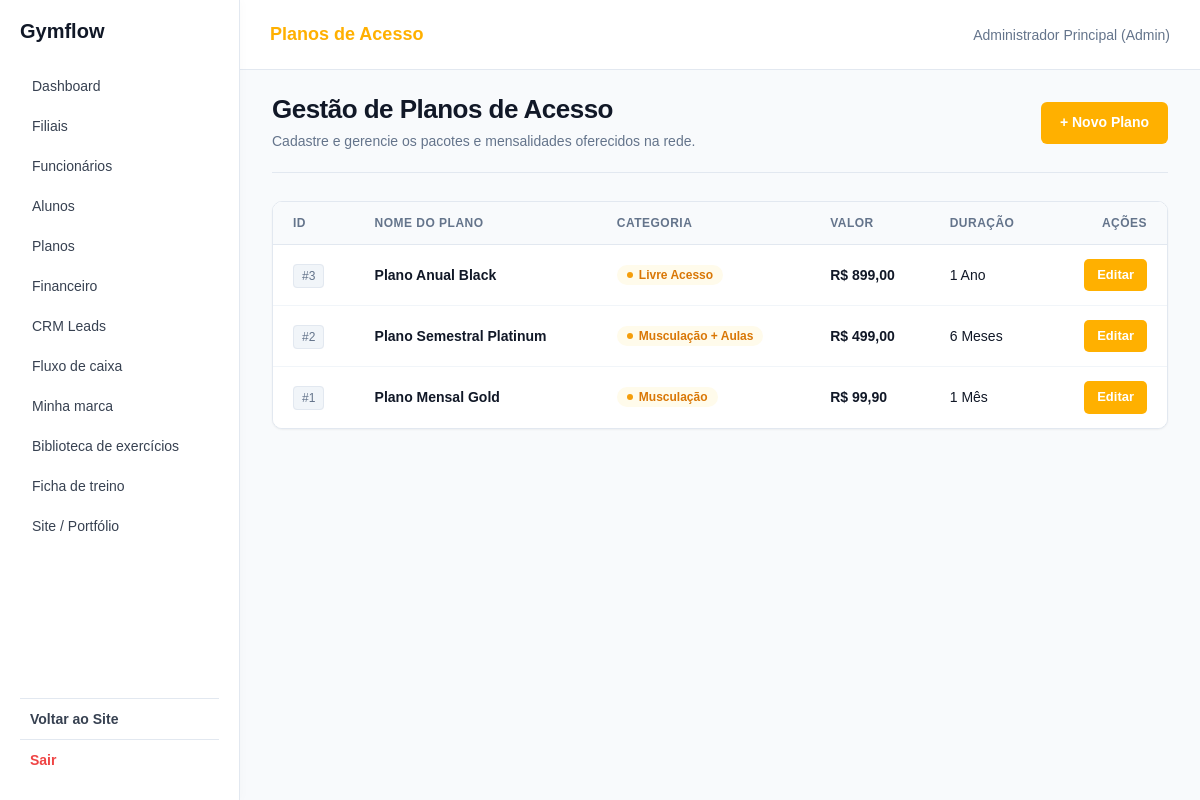
The app's page /app/controllers/PlanoController.php?acao=listar (signed in), older data.
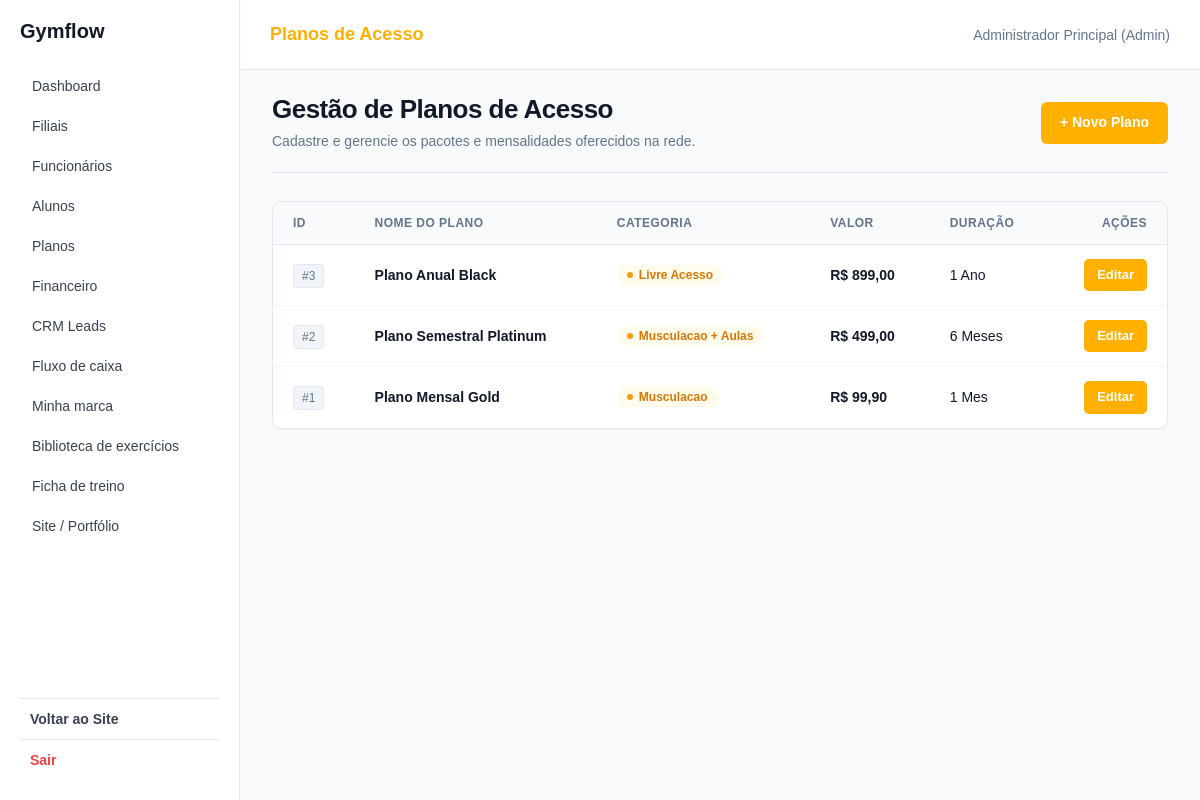
The same page, newer data.
### tables this page shows
CREATE TABLE planos (
    id INT AUTO_INCREMENT PRIMARY KEY,
    company_id INT NOT NULL,
    nome VARCHAR(100) NOT NULL,
    categoria VARCHAR(50) NOT NULL,
    valor NUMERIC(10, 2) NOT NULL CHECK (valor >= 0),
    duracao VARCHAR(20) NOT NULL,
    FOREIGN KEY (company_id) REFERENCES companies(id) ON DELETE CASCADE
);

### app/models/Plano.php (called while the page is built, shortened)
<?php
require_once __DIR__ . '/Database.php';
$operacao = $operacao ?? '';
if ($operacao === 'listar') {
    $stmt = $pdo->prepare("SELECT * FROM planos WHERE company_id = ? ORDER BY id DESC");
    $stmt->execute([$_SESSION['company_id'] ?? 0]);
    $planos = $stmt->fetchAll();
}
elseif ($operacao === 'buscar') {
    $stmt = $pdo->prepare("SELECT * FROM planos WHERE id = :id AND company_id = :company_id");
    $stmt->execute([':id' => $id, ':company_id' => $_SESSION['company_id'] ?? 0]);
    $plano = $stmt->fetch();
}

### app/views/planos/index.php (the view, shortened to what this page needs)
<?php
include __DIR__ . '/../shared/header.php';
include __DIR__ . '/../shared/sidebar.php';
?>
<link rel="stylesheet" href="<?= BASE_URL ?>/assets/css/jorge-financeiro.css">
<main class="conteudo financeiro-page">
    <div class="fin-page-header">
        <div class="fin-header-info">
            <h1>Gestão de Planos de Acesso</h1>
            <p>Cadastre e gerencie os pacotes e mensalidades oferecidos na rede.</p>
        </div>
        <div class="fin-header-actions">
            <a href="<?= BASE_URL ?>/app/controllers/PlanoController.php?acao=cadastrar" class="fin-btn fin-btn-primary">
                + Novo Plano
            </a>
        </div>
    </div>
    <section class="fin-table-card">
        <div class="fin-table-responsive">
            <table class="fin-table">
                <thead>
                    <tr>
                        <th>ID</th>
                        <th>Nome do Plano</th>
                        <th>Categoria</th>
                        <th>Valor</th>
                        <th>Duração</th>
                        <th style="text-align: right;">Ações</th>
                    </tr>
                </thead>
                <tbody>
                    <?php if (count($planos) == 0): ?>
                        <tr>
                            <td colspan="6" style="text-align: center; padding: 32px; color: var(--fin-text-muted);">Nenhum plano cadastrado no sistema.</td>
                        </tr>
                    <?php else: ?>
                        <?php foreach ($planos as $plano): ?>
                            <tr>
                                <td><span class="fin-badge-categoria">#<?= htmlspecialchars($plano['id']); ?></span></td>
                                <td><strong><?= htmlspecialchars($plano['nome']); ?></strong></td>
                                <td><span class="fin-badge fin-badge-aberto"><?= htmlspecialchars($plano['categoria']); ?></span></td>
                                <td><strong>R$ <?= number_format($plano['valor'], 2, ',', '.'); ?></strong></td>
                                <td><?= htmlspecialchars($plano['duracao']); ?></td>
                                <td style="text-align: right;">
                                    <a href="<?= BASE_URL ?>/app/controllers/PlanoController.php?acao=editar&id=<?= $plano['id']; ?>" class="fin-btn fin-btn-primary fin-btn-sm">Editar</a>
                                </td>
                            </tr>
                        <?php endforeach; ?>
                    <?php endif; ?>
                </tbody>
            </table>
        </div>
    </section>
</main>
<?php include __DIR__ . '/../shared/footer.php'; ?>

Row changes from the older to the newer data that the page shows:
changed planos "Plano Semestral Platinum": categoria "Musculação + Aulas" → "Musculacao + Aulas"
changed planos "Plano Mensal Gold": categoria "Musculação" → "Musculacao"; duracao "1 Mês" → "1 Mes"
